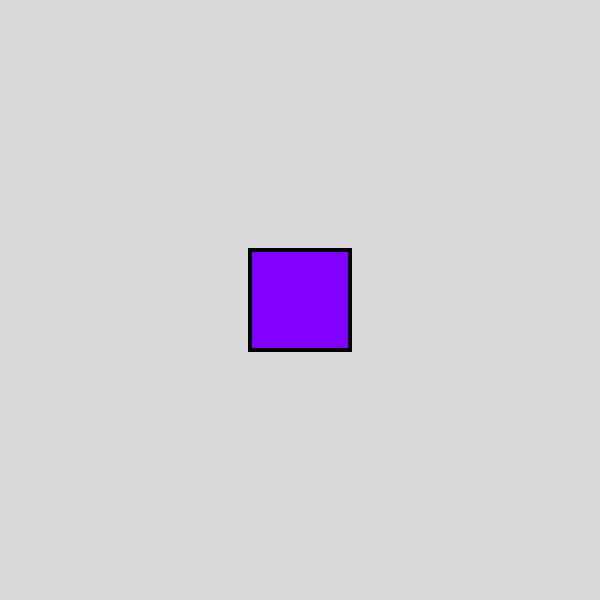
Frame 1 (no input)
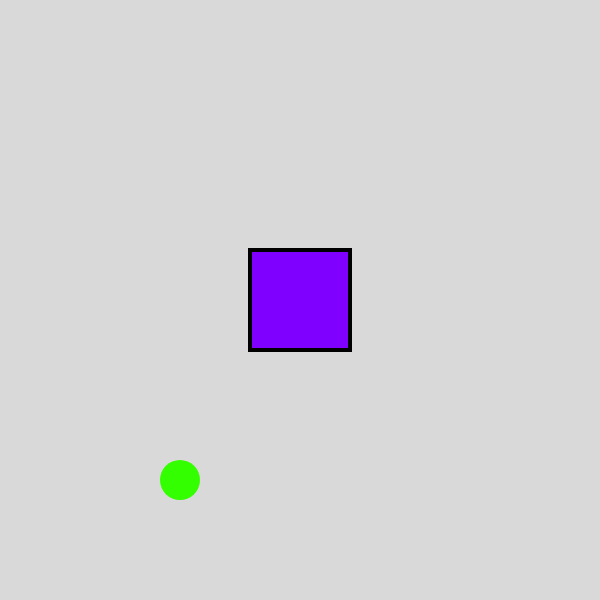
Frame 60 (no input)
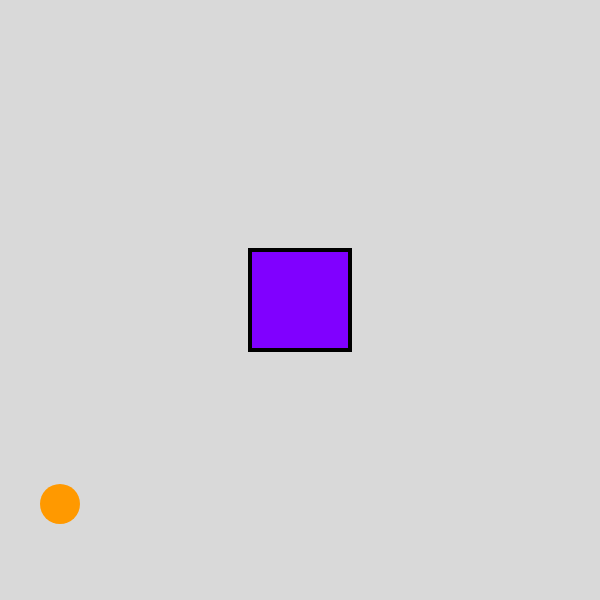
Frame 120 (the mouse pressed at the canvas centre since frame 60)

The p5.js sketch that drew these frames (run headless with seeded random() and noise() and a simulated clock; from frame 60 on, the mouse is pressed at the canvas centre):

// p5.js sketch
// ── sketch.js
let posX
let posY

let velX
let velY

let radius = 20

function setup() {
  createCanvas(600, 600);

  colorMode(HSB, width, 100, 100)
  posX = width * 0.5
  posY = height * 0.5

  velX = -2
  velY = 3 
}

function draw() {
  posX = posX + velX
  posY += velY

  if(posY  + radius >= height || posY - radius <=0){
    velY = velY *-1
  }

  if(posX + radius >= width || posX - radius <=0){
    velX = velX *-1
  }

 background(0, 0, 85)

 noStroke()

 fill(posX, 100, 100)

 circle(posX, posY, radius * 2)

 stroke(255, 0, 0)
 strokeWeight(4)

 fill(width * 0.75, 100, 100)
 rect(width * 0.5 - 50, height * 0.5 - 50, 100, 100)
}
